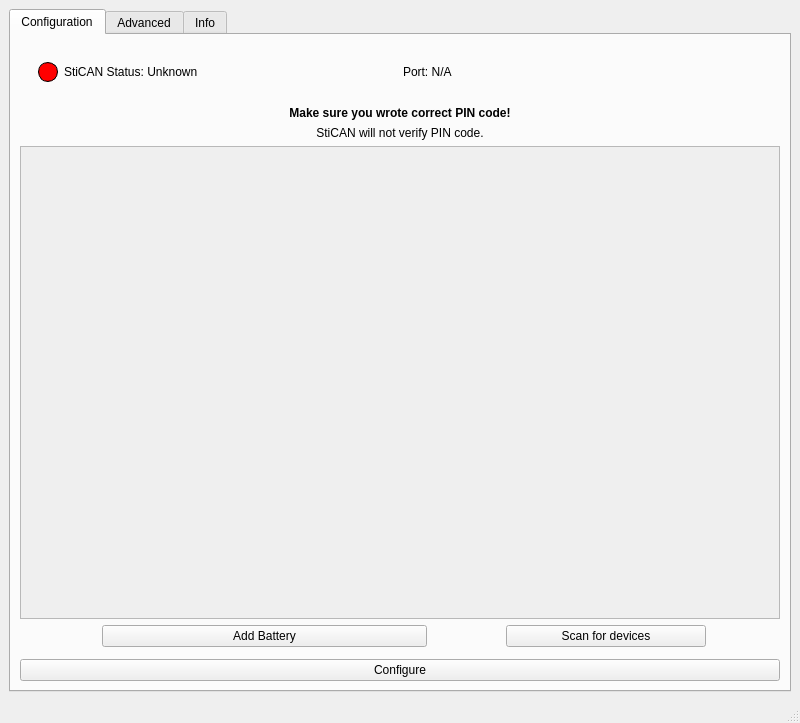
<?xml version="1.0" encoding="UTF-8"?>
<ui version="4.0">
 <class>MainWindow</class>
 <widget class="QMainWindow" name="MainWindow">
  <property name="geometry">
   <rect>
    <x>0</x>
    <y>0</y>
    <width>800</width>
    <height>723</height>
   </rect>
  </property>
  <property name="windowTitle">
   <string>StiCAN Configurator</string>
  </property>
  <widget class="QWidget" name="centralwidget">
   <property name="minimumSize">
    <size>
     <width>800</width>
     <height>700</height>
    </size>
   </property>
   <layout class="QVBoxLayout" name="verticalLayout">
    <item>
     <widget class="QTabWidget" name="tabWidget">
      <property name="currentIndex">
       <number>0</number>
      </property>
      <widget class="QWidget" name="configurationTab">
       <attribute name="title">
        <string>Configuration</string>
       </attribute>
       <layout class="QVBoxLayout" name="verticalLayout_2">
        <item>
         <widget class="QFrame" name="Status">
          <property name="maximumSize">
           <size>
            <width>16777215</width>
            <height>60</height>
           </size>
          </property>
          <layout class="QHBoxLayout" name="connectionLayout">
           <property name="sizeConstraint">
            <enum>QLayout::SizeConstraint::SetMinAndMaxSize</enum>
           </property>
           <item>
            <widget class="QFrame" name="Detect">
             <property name="maximumSize">
              <size>
               <width>16777215</width>
               <height>40</height>
              </size>
             </property>
             <layout class="QHBoxLayout" name="detectionLayout" stretch="0,0">
              <property name="sizeConstraint">
               <enum>QLayout::SizeConstraint::SetMinAndMaxSize</enum>
              </property>
              <item>
               <widget class="QLabel" name="statusIndicatorLabel">
                <property name="minimumSize">
                 <size>
                  <width>20</width>
                  <height>20</height>
                 </size>
                </property>
                <property name="maximumSize">
                 <size>
                  <width>20</width>
                  <height>20</height>
                 </size>
                </property>
                <property name="styleSheet">
                 <string notr="true">
                background-color: red;
                border-radius: 10px;
                border: 1px solid black;
                </string>
                </property>
               </widget>
              </item>
              <item>
               <widget class="QLabel" name="detectionStatusLabel">
                <property name="maximumSize">
                 <size>
                  <width>16777215</width>
                  <height>20</height>
                 </size>
                </property>
                <property name="text">
                 <string>StiCAN Status: Unknown</string>
                </property>
               </widget>
              </item>
             </layout>
            </widget>
           </item>
           <item>
            <widget class="QLabel" name="detectedPortLabel">
             <property name="maximumSize">
              <size>
               <width>16777215</width>
               <height>20</height>
              </size>
             </property>
             <property name="text">
              <string>Port: N/A</string>
             </property>
            </widget>
           </item>
          </layout>
         </widget>
        </item>
        <item>
         <widget class="QLabel" name="Information1">
          <property name="maximumSize">
           <size>
            <width>16777215</width>
            <height>20</height>
           </size>
          </property>
          <property name="font">
           <font>
            <bold>true</bold>
            <strikeout>false</strikeout>
           </font>
          </property>
          <property name="text">
           <string>Make sure you wrote correct PIN code!</string>
          </property>
          <property name="textFormat">
           <enum>Qt::TextFormat::RichText</enum>
          </property>
          <property name="alignment">
           <set>Qt::AlignmentFlag::AlignCenter</set>
          </property>
         </widget>
        </item>
        <item>
         <widget class="QLabel" name="Information2">
          <property name="maximumSize">
           <size>
            <width>16777215</width>
            <height>20</height>
           </size>
          </property>
          <property name="text">
           <string>StiCAN will not verify PIN code.</string>
          </property>
          <property name="alignment">
           <set>Qt::AlignmentFlag::AlignCenter</set>
          </property>
         </widget>
        </item>
        <item>
         <widget class="QScrollArea" name="batteryScrollArea">
          <property name="widgetResizable">
           <bool>true</bool>
          </property>
          <widget class="QWidget" name="batteryScrollAreaContents">
           <property name="geometry">
            <rect>
             <x>0</x>
             <y>0</y>
             <width>758</width>
             <height>436</height>
            </rect>
           </property>
           <layout class="QVBoxLayout" name="batteryScrollAreaLayout">
            <item>
             <layout class="QVBoxLayout" name="batteryLayout"/>
            </item>
           </layout>
          </widget>
         </widget>
        </item>
        <item>
         <layout class="QVBoxLayout" name="AddBatteryLayout">
          <property name="leftMargin">
           <number>9</number>
          </property>
          <item>
           <layout class="QHBoxLayout" name="horizontalLayout">
            <item>
             <widget class="QPushButton" name="addBatteryButton">
              <property name="maximumSize">
               <size>
                <width>325</width>
                <height>16777215</height>
               </size>
              </property>
              <property name="text">
               <string>Add Battery</string>
              </property>
             </widget>
            </item>
            <item>
             <widget class="QPushButton" name="scanDevicesButton">
              <property name="maximumSize">
               <size>
                <width>200</width>
                <height>16777215</height>
               </size>
              </property>
              <property name="text">
               <string>Scan for devices</string>
              </property>
             </widget>
            </item>
           </layout>
          </item>
         </layout>
        </item>
        <item>
         <widget class="QFrame" name="UserConfigureValidation">
          <property name="frameShape">
           <enum>QFrame::Shape::StyledPanel</enum>
          </property>
          <property name="frameShadow">
           <enum>QFrame::Shadow::Raised</enum>
          </property>
         </widget>
        </item>
        <item>
         <widget class="QPushButton" name="configureSticanButton">
          <property name="minimumSize">
           <size>
            <width>120</width>
            <height>0</height>
           </size>
          </property>
          <property name="text">
           <string>Configure</string>
          </property>
         </widget>
        </item>
       </layout>
      </widget>
      <widget class="QWidget" name="advancedTab">
       <attribute name="title">
        <string>Advanced</string>
       </attribute>
       <layout class="QVBoxLayout" name="verticalLayout_3">
        <item>
         <layout class="QVBoxLayout" name="advConfigureOutput">
          <item>
           <widget class="QTextBrowser" name="advConfigureOutputText">
            <property name="minimumSize">
             <size>
              <width>0</width>
              <height>150</height>
             </size>
            </property>
           </widget>
          </item>
         </layout>
        </item>
        <item>
         <layout class="QHBoxLayout" name="advComandLayout">
          <item>
           <widget class="QTextBrowser" name="advInfoCommand">
            <property name="maximumSize">
             <size>
              <width>100</width>
              <height>30</height>
             </size>
            </property>
            <property name="html">
             <string>&lt;!DOCTYPE HTML PUBLIC &quot;-//W3C//DTD HTML 4.0//EN&quot; &quot;http://www.w3.org/TR/REC-html40/strict.dtd&quot;&gt;
&lt;html&gt;&lt;head&gt;&lt;meta name=&quot;qrichtext&quot; content=&quot;1&quot; /&gt;&lt;meta charset=&quot;utf-8&quot; /&gt;&lt;style type=&quot;text/css&quot;&gt;
p, li { white-space: pre-wrap; }
hr { height: 1px; border-width: 0; }
li.unchecked::marker { content: &quot;\2610&quot;; }
li.checked::marker { content: &quot;\2612&quot;; }
&lt;/style&gt;&lt;/head&gt;&lt;body style=&quot; font-family:'Ubuntu Sans'; font-size:11pt; font-weight:400; font-style:normal;&quot;&gt;
&lt;p style=&quot; margin-top:0px; margin-bottom:0px; margin-left:0px; margin-right:0px; -qt-block-indent:0; text-indent:0px;&quot;&gt;Command:&lt;/p&gt;&lt;/body&gt;&lt;/html&gt;</string>
            </property>
           </widget>
          </item>
          <item>
           <widget class="QTextEdit" name="advCommandText">
            <property name="maximumSize">
             <size>
              <width>16777215</width>
              <height>30</height>
             </size>
            </property>
           </widget>
          </item>
          <item>
           <widget class="QPushButton" name="advSendCommand">
            <property name="text">
             <string>Send</string>
            </property>
           </widget>
          </item>
         </layout>
        </item>
        <item>
         <widget class="QFrame" name="advButtons">
          <property name="minimumSize">
           <size>
            <width>0</width>
            <height>25</height>
           </size>
          </property>
          <property name="frameShape">
           <enum>QFrame::Shape::StyledPanel</enum>
          </property>
          <property name="frameShadow">
           <enum>QFrame::Shadow::Raised</enum>
          </property>
          <widget class="QPushButton" name="advSaveLog">
           <property name="geometry">
            <rect>
             <x>0</x>
             <y>0</y>
             <width>90</width>
             <height>25</height>
            </rect>
           </property>
           <property name="maximumSize">
            <size>
             <width>90</width>
             <height>25</height>
            </size>
           </property>
           <property name="text">
            <string>SaveLog</string>
           </property>
          </widget>
         </widget>
        </item>
       </layout>
      </widget>
      <widget class="QWidget" name="infoTab">
       <attribute name="title">
        <string>Info</string>
       </attribute>
       <layout class="QVBoxLayout" name="verticalLayout_4">
        <item>
         <layout class="QVBoxLayout" name="verticalLayout_6">
          <item>
           <widget class="QFrame" name="frame">
            <property name="maximumSize">
             <size>
              <width>16777215</width>
              <height>20</height>
             </size>
            </property>
            <property name="frameShape">
             <enum>QFrame::Shape::StyledPanel</enum>
            </property>
            <property name="frameShadow">
             <enum>QFrame::Shadow::Raised</enum>
            </property>
            <widget class="QPushButton" name="EN_Button">
             <property name="geometry">
              <rect>
               <x>660</x>
               <y>0</y>
               <width>51</width>
               <height>20</height>
              </rect>
             </property>
             <property name="text">
              <string>EN</string>
             </property>
            </widget>
            <widget class="QPushButton" name="PL_Button">
             <property name="geometry">
              <rect>
               <x>710</x>
               <y>0</y>
               <width>51</width>
               <height>20</height>
              </rect>
             </property>
             <property name="text">
              <string>PL</string>
             </property>
            </widget>
            <widget class="QLabel" name="LanguageLabel">
             <property name="geometry">
              <rect>
               <x>560</x>
               <y>0</y>
               <width>81</width>
               <height>18</height>
              </rect>
             </property>
             <property name="text">
              <string>Language:</string>
             </property>
            </widget>
           </widget>
          </item>
          <item>
           <layout class="QFormLayout" name="InfoLayout">
            <property name="leftMargin">
             <number>3</number>
            </property>
            <property name="topMargin">
             <number>3</number>
            </property>
            <property name="rightMargin">
             <number>3</number>
            </property>
            <property name="bottomMargin">
             <number>3</number>
            </property>
            <item row="4" column="0">
             <widget class="QLabel" name="versionLabel">
              <property name="text">
               <string>Version:</string>
              </property>
             </widget>
            </item>
            <item row="4" column="1">
             <widget class="QLabel" name="versionValueLabel"/>
            </item>
            <item row="5" column="0">
             <widget class="QLabel" name="authorsLabel">
              <property name="text">
               <string>Authors:</string>
              </property>
             </widget>
            </item>
            <item row="5" column="1">
             <widget class="QLabel" name="authorsValueLabel"/>
            </item>
            <item row="6" column="0">
             <widget class="QLabel" name="licenseLabel">
              <property name="text">
               <string>License:</string>
              </property>
             </widget>
            </item>
            <item row="6" column="1">
             <widget class="QLabel" name="licenseValueLabel"/>
            </item>
            <item row="7" column="0">
             <widget class="QLabel" name="companyLabel">
              <property name="text">
               <string>Company:</string>
              </property>
             </widget>
            </item>
            <item row="7" column="1">
             <widget class="QLabel" name="companyValueLabel"/>
            </item>
            <item row="10" column="1">
             <layout class="QVBoxLayout" name="verticalLayout_5"/>
            </item>
           </layout>
          </item>
         </layout>
        </item>
        <item>
         <widget class="QLabel" name="creationNotice">
          <property name="maximumSize">
           <size>
            <width>16777215</width>
            <height>20</height>
           </size>
          </property>
          <property name="text">
           <string>Program created using Qt Creator</string>
          </property>
         </widget>
        </item>
        <item>
         <widget class="QTextBrowser" name="LicenseDisclaimer">
          <property name="maximumSize">
           <size>
            <width>16777215</width>
            <height>80</height>
           </size>
          </property>
          <property name="html">
           <string>&lt;!DOCTYPE HTML PUBLIC &quot;-//W3C//DTD HTML 4.0//EN&quot; &quot;http://www.w3.org/TR/REC-html40/strict.dtd&quot;&gt;
&lt;html&gt;&lt;head&gt;&lt;meta name=&quot;qrichtext&quot; content=&quot;1&quot; /&gt;&lt;meta charset=&quot;utf-8&quot; /&gt;&lt;style type=&quot;text/css&quot;&gt;
p, li { white-space: pre-wrap; }
hr { height: 1px; border-width: 0; }
li.unchecked::marker { content: &quot;\2610&quot;; }
li.checked::marker { content: &quot;\2612&quot;; }
&lt;/style&gt;&lt;/head&gt;&lt;body style=&quot; font-family:'Ubuntu Sans'; font-size:11pt; font-weight:400; font-style:normal;&quot;&gt;
&lt;p style=&quot; margin-top:0px; margin-bottom:0px; margin-left:0px; margin-right:0px; -qt-block-indent:0; text-indent:0px;&quot;&gt;&lt;span style=&quot; font-size:9pt;&quot;&gt;This program is free software: you can redistribute it and/or modify it under the terms of the GNU General Public License as published by the Free Software Foundation, version 3 &lt;/span&gt;&lt;/p&gt;
&lt;p style=&quot; margin-top:0px; margin-bottom:0px; margin-left:0px; margin-right:0px; -qt-block-indent:0; text-indent:0px;&quot;&gt;&lt;span style=&quot; font-size:9pt;&quot;&gt;This program is distributed in the hope that it will be useful, but WITHOUT ANY WARRANTY; without even the implied warranty of     MERCHANTABILITY or FITNESS FOR A PARTICULAR PURPOSE.  See the GNU General Public License for more details. &lt;/span&gt;&lt;/p&gt;
&lt;p style=&quot; margin-top:0px; margin-bottom:0px; margin-left:0px; margin-right:0px; -qt-block-indent:0; text-indent:0px;&quot;&gt;&lt;span style=&quot; font-size:9pt;&quot;&gt;You should have received a copy of the GNU General Public License along with this program.  If not, see http://www.gnu.org/licenses/&lt;/span&gt;&lt;/p&gt;&lt;/body&gt;&lt;/html&gt;</string>
          </property>
         </widget>
        </item>
        <item>
         <widget class="QLabel" name="copyrightNotice">
          <property name="maximumSize">
           <size>
            <width>16777215</width>
            <height>20</height>
           </size>
          </property>
          <property name="text">
           <string>Copyright (C) 2024 Breeze Energies Sp. z o.o.</string>
          </property>
         </widget>
        </item>
       </layout>
      </widget>
     </widget>
    </item>
   </layout>
  </widget>
  <widget class="QStatusBar" name="statusbar"/>
 </widget>
 <resources/>
 <connections/>
</ui>
